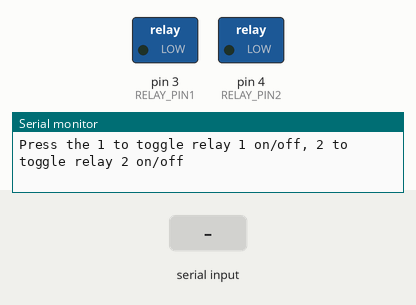
Recording of a sketch running on a simulated Arduino Uno, built with avr-gcc and run on an emulated ATmega328P. Parts: switched loads named in the sketch (green lamp = pin HIGH), the last lines printed to the serial monitor. The test bench sets the inputs (shaded band).

Above: at 1.2 s.
1.3 s: "1" received over Serial
At 2.2 s:
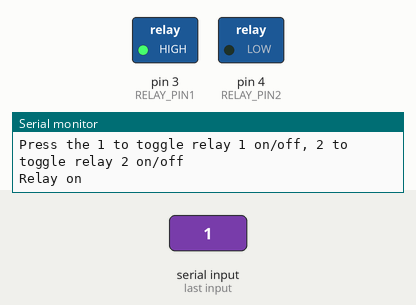
2.8 s: "2" received over Serial
At 3.4 s:
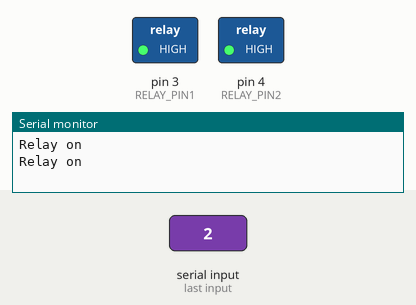
4.3 s: "1" received over Serial
At 5.7 s:
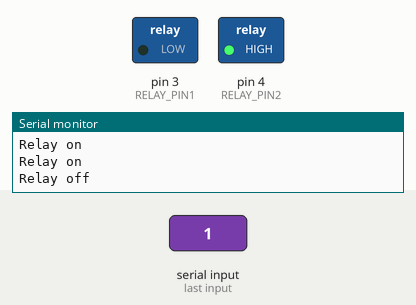
Timing chart, 0 to 7.3 s (numbered marks = the images above; inputs shaded):
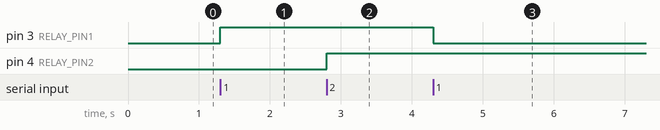

The sketch:

relay.ino
```cpp
#define RELAY_PIN1 3
#define RELAY_PIN2 4

void setup()
{
  pinMode(RELAY_PIN1, OUTPUT);
  pinMode(RELAY_PIN2, OUTPUT);
  Serial.begin(9600); // open serial
  Serial.println("Press the 1 to toggle relay 1 on/off, 2 to toggle relay 2 on/off");
}

void loop()
{
  static int relayVal1 = 0;
  static int relayVal2 = 0;
  int cmd;

  while (Serial.available() > 0)
  {
    cmd = Serial.read();

    switch (cmd)
    {
    case '1':
      {
        relayVal1 ^= 1; // xor current value with 1 (causes value to toggle)
        if (relayVal1)
          Serial.println("Relay on");
        else
          Serial.println("Relay off");
        break;
      }

     case '2':
      {
        relayVal2 ^= 1; // xor current value with 1 (causes value to toggle)
        if (relayVal2)
          Serial.println("Relay on");
        else
          Serial.println("Relay off");
        break;
      }
    default:
      {
       Serial.println("Press the 1 to toggle relay 1 on/off, 2 to toggle relay 2 on/off");
      }
    }

    if (relayVal1)
      digitalWrite(RELAY_PIN1, HIGH);
    else
      digitalWrite(RELAY_PIN1, LOW);
        if (relayVal2)
      digitalWrite(RELAY_PIN2, HIGH);
    else
      digitalWrite(RELAY_PIN2, LOW);
   }
}
```

Measured:
- after the input at 1.3 s, pin 3 (RELAY_PIN1): LOW → HIGH at once
- after the input at 2.8 s, pin 4 (RELAY_PIN2): LOW → HIGH at once
- after the input at 4.3 s, pin 3 (RELAY_PIN1): HIGH → LOW at once
